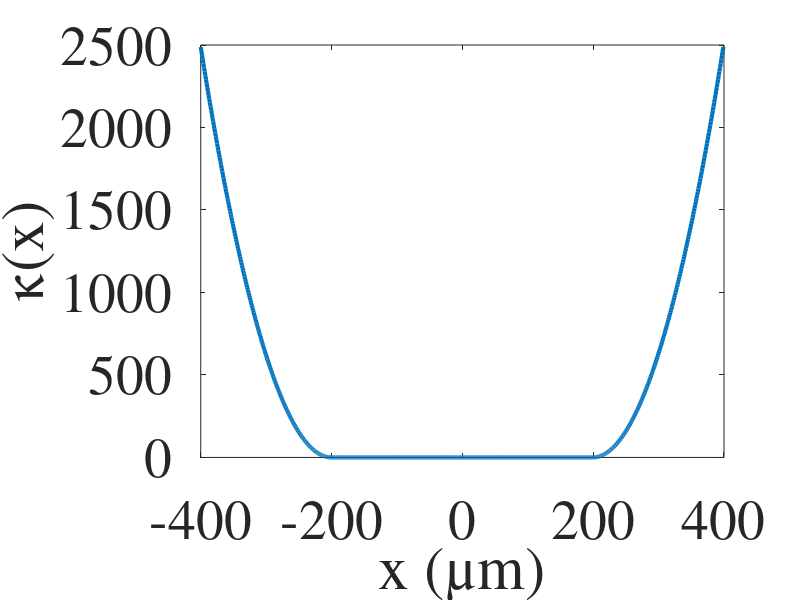

Reproduce this figure in MATLAB.

n=1;
x=linspace(-400,399,800);
rigion = 1/2;
k_grad = ((min(x)+max(x)*rigion-x(1:round(length(x)*rigion/2)))*rigion/2).^2;

k_abs = zeros(1,length(x));
k_abs(1:length(k_grad))= k_grad;

k_max = 0.0013;
k_abs(end-length(k_grad)+1:end) = flip(k_grad);
% figure, plot(x,k_abs)
n = n + k_max*j*k_abs;
% k = 2*pi/Lambda*n;

fig1 = figure;
set(fig1,'Position',[0,0,1000,600])
plot(x,k_abs, 'linewidth',3)

xlabel ('x (\mum)','FontSize', 18);
ylabel ('\kappa(x)','FontSize', 18);

% title('Absorption Index','FontSize', 18);

a = get(gca,'XTickLabel');
set(gca,'XTickLabel',a,'FontName','Times','fontsize',40)



%% For absorption 


epsilon = 8.854187817e-12;
c = 299792458;

zo = 0;                     % micrometer
zend = 800;                % micrometer
z_mesh = 1;                 % micrometer
ratio = 1;
xo = -400;                  % micrometer
xend = -xo;                 % micrometer
x_mesh = z_mesh/ratio;      % micrometer
Lambda = 20;              % micrometer
wo = 50;                    % micrometer
no = 1;
